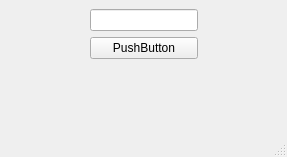
<?xml version="1.0" encoding="UTF-8"?>
<ui version="4.0">
 <class>MainWindow</class>
 <widget class="QMainWindow" name="MainWindow">
  <property name="geometry">
   <rect>
    <x>0</x>
    <y>0</y>
    <width>287</width>
    <height>157</height>
   </rect>
  </property>
  <property name="windowTitle">
   <string>MainWindow</string>
  </property>
  <widget class="QWidget" name="centralwidget">
   <layout class="QVBoxLayout" name="verticalLayout_2">
    <item>
     <layout class="QGridLayout" name="gridLayout">
      <item row="1" column="1">
       <widget class="QPushButton" name="pushButton">
        <property name="text">
         <string>PushButton</string>
        </property>
       </widget>
      </item>
      <item row="1" column="0">
       <spacer name="horizontalSpacer">
        <property name="orientation">
         <enum>Qt::Horizontal</enum>
        </property>
        <property name="sizeHint" stdset="0">
         <size>
          <width>40</width>
          <height>20</height>
         </size>
        </property>
       </spacer>
      </item>
      <item row="1" column="2">
       <spacer name="horizontalSpacer_2">
        <property name="orientation">
         <enum>Qt::Horizontal</enum>
        </property>
        <property name="sizeHint" stdset="0">
         <size>
          <width>40</width>
          <height>20</height>
         </size>
        </property>
       </spacer>
      </item>
      <item row="0" column="1">
       <widget class="QLineEdit" name="lineEdit"/>
      </item>
      <item row="2" column="1">
       <spacer name="verticalSpacer">
        <property name="orientation">
         <enum>Qt::Vertical</enum>
        </property>
        <property name="sizeHint" stdset="0">
         <size>
          <width>20</width>
          <height>40</height>
         </size>
        </property>
       </spacer>
      </item>
     </layout>
    </item>
   </layout>
  </widget>
  <widget class="QMenuBar" name="menubar">
   <property name="geometry">
    <rect>
     <x>0</x>
     <y>0</y>
     <width>287</width>
     <height>21</height>
    </rect>
   </property>
  </widget>
  <widget class="QStatusBar" name="statusbar"/>
 </widget>
 <resources/>
 <connections/>
</ui>
